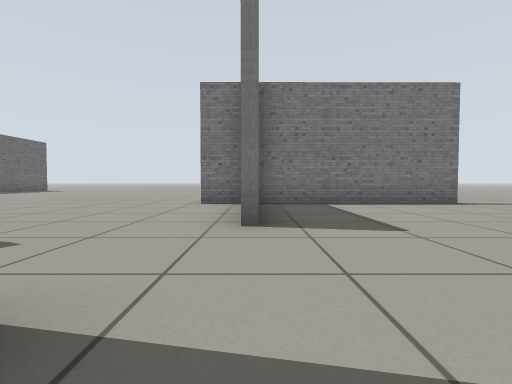
[1] (above)

16 first-person views from a walk through a robot-simulator world made for Gazebo. The camera is 0.5 m above the floor, tilts 2° down and sees 85° across. The floor is counted in squares, 1 m on a side. Each view is taken from the middle of a square. On the plan, view 1 faces up. The plan holds only what a view shows up to about 9 squares ahead; the rest is blank. The place goes on beyond the plan.

[2]
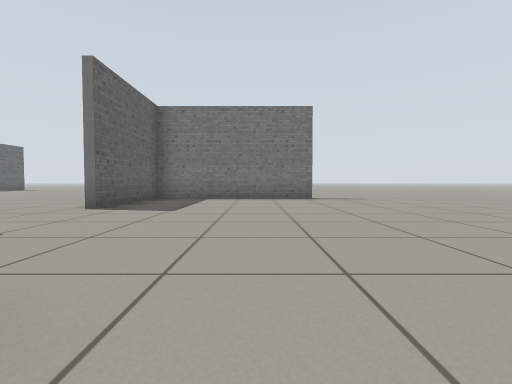

[3]
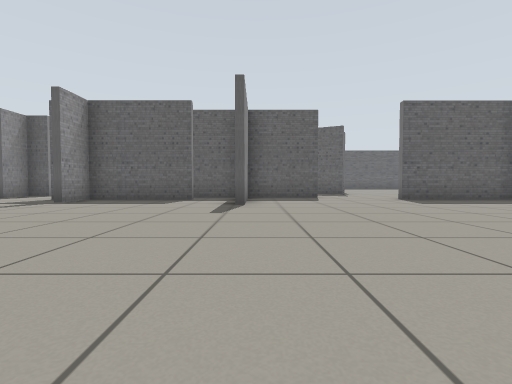

[4]
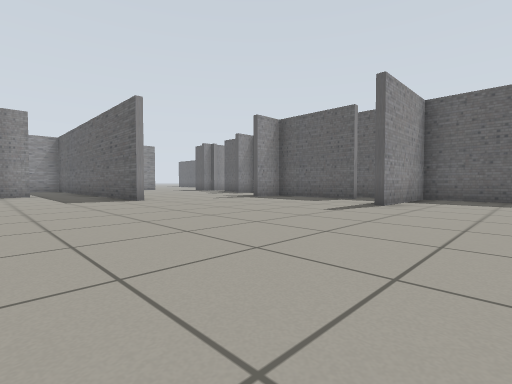

[5]
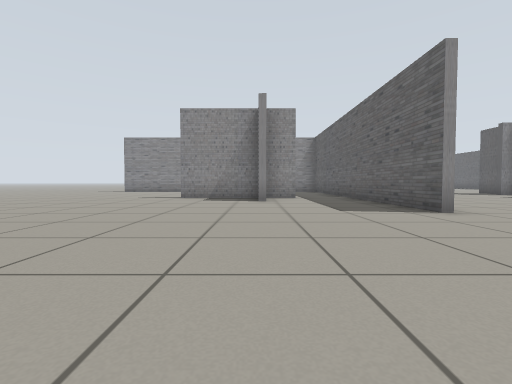

[6]
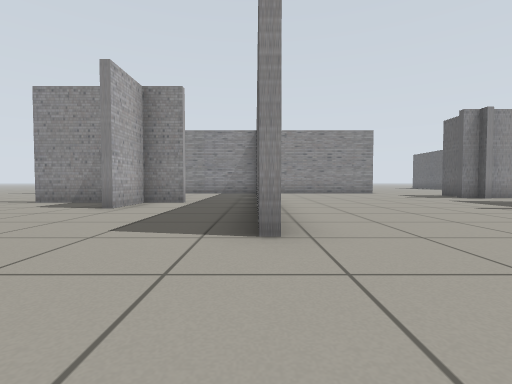

[7]
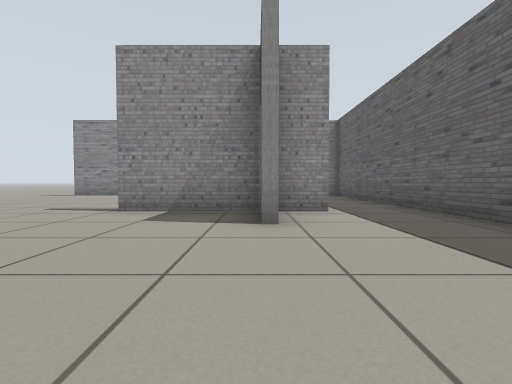

[8]
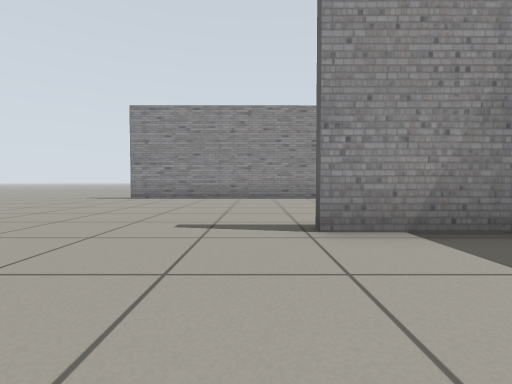

[9]
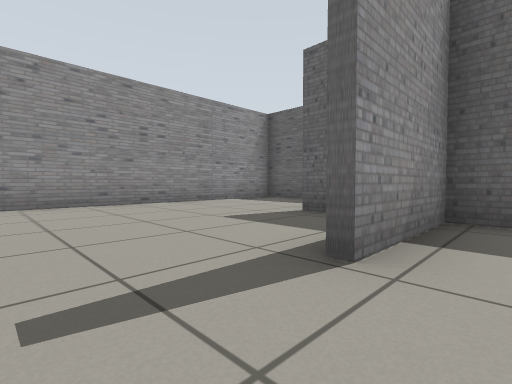

[10]
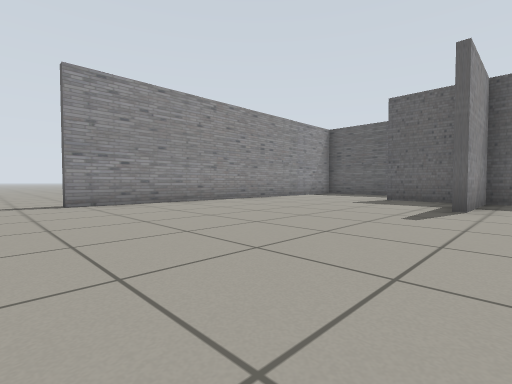

[11]
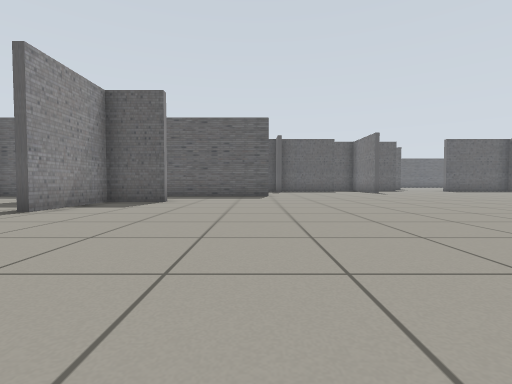

[12]
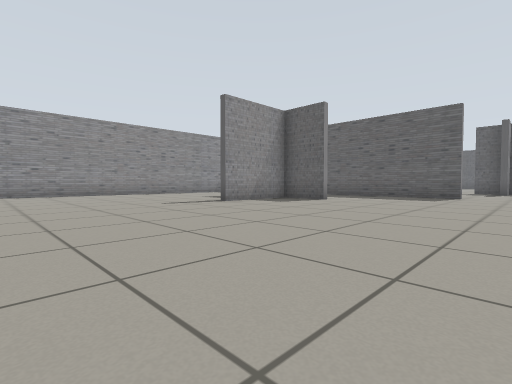

[13]
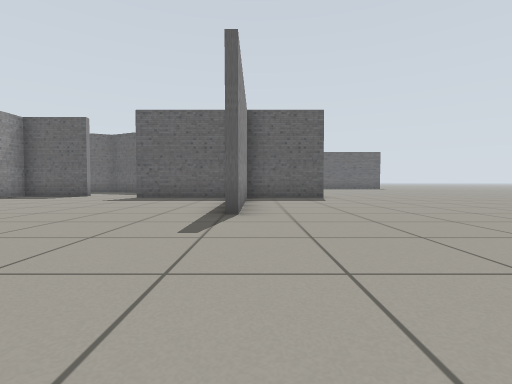

[14]
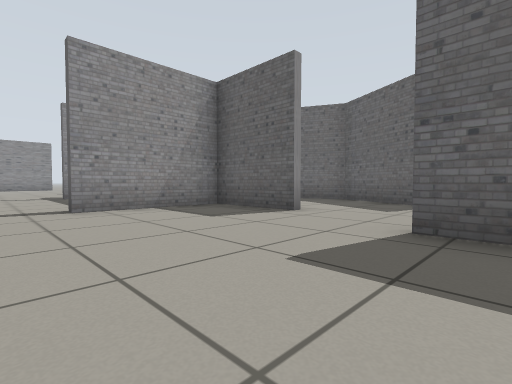

[15]
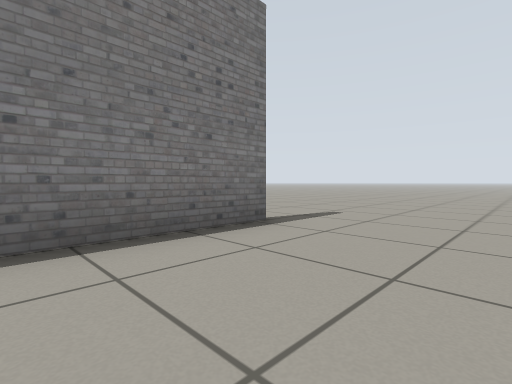

[16]
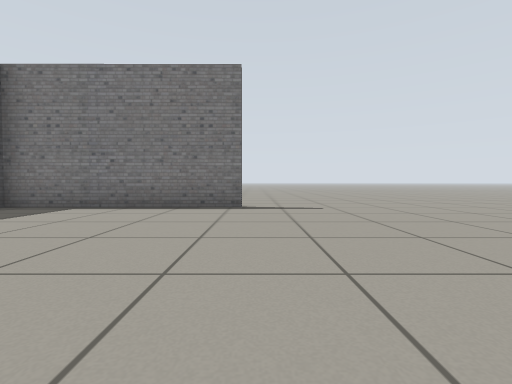

### Floor plan
Points are (right, up) in squares from view 1. A wall is a line through its corners. A room is listed if a view was taken in it or the views show most of it. See-through windows are left out.
Room 1 (views 1, 2, 3, 4, 5, 6, 7, 8, 9, 10, 11, 12, 13, 14, 15, 16)
walls: (5, -6.5) (5, -15.8); (7.9, -9.2) (7.9, -10.8) (10.4, -10.8); (6.6, -10.8) (7.7, -10.8) (7.7, -9.2); (0, -2.8) (0, -5.7) (1.2, -5.7); (7.9, -11.4) (7.9, -13); (-1, -1.6) (-1, -3); (-1, 1) (-1, -1.2) (2, -1.2); (4.8, 6.5) (-0.1, 6.5); (0.8, 6.7) (4.8, 6.7); (-3.6, 2.1) (-4.7, 0) (-4.1, -1.2); (5.6, -16.5) (14.9, -16.4); (-2.1, -12.5) (-2.1, -12.9); (0, 9.2) (0, 3.1)
ways out: opening at (-2, -12); opening at (-2, 4); opening at (-1.5, -7.5); opening at (15.5, -17); gap at (0, 9)

Positions as (right, up) in squares from view 1, and headings:
1: (0, 0), facing up
2: (3, -2), facing up
3: (8, -1), facing left
4: (8, 1), facing down-left
5: (8, -2), facing down
6: (5, -4), facing down
7: (8, -6), facing down
8: (11, -8), facing down
9: (12, -10), facing down-left
10: (16, -10), facing down-left
11: (15, -7), facing left
12: (15, -5), facing down-left
13: (9, 7), facing left
14: (3, 4), facing down-left
15: (2, 4), facing up-right
16: (5, 1), facing up
